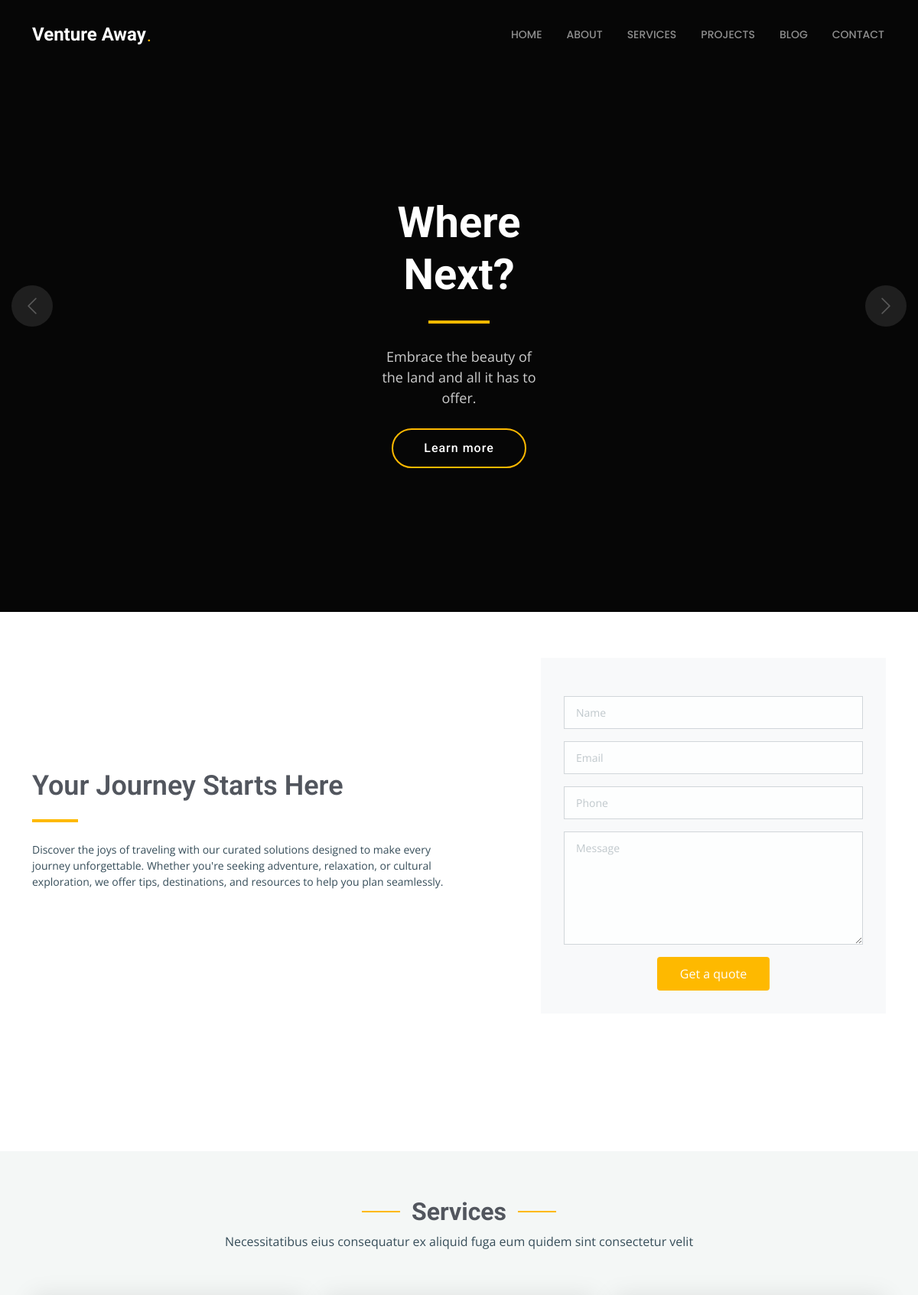
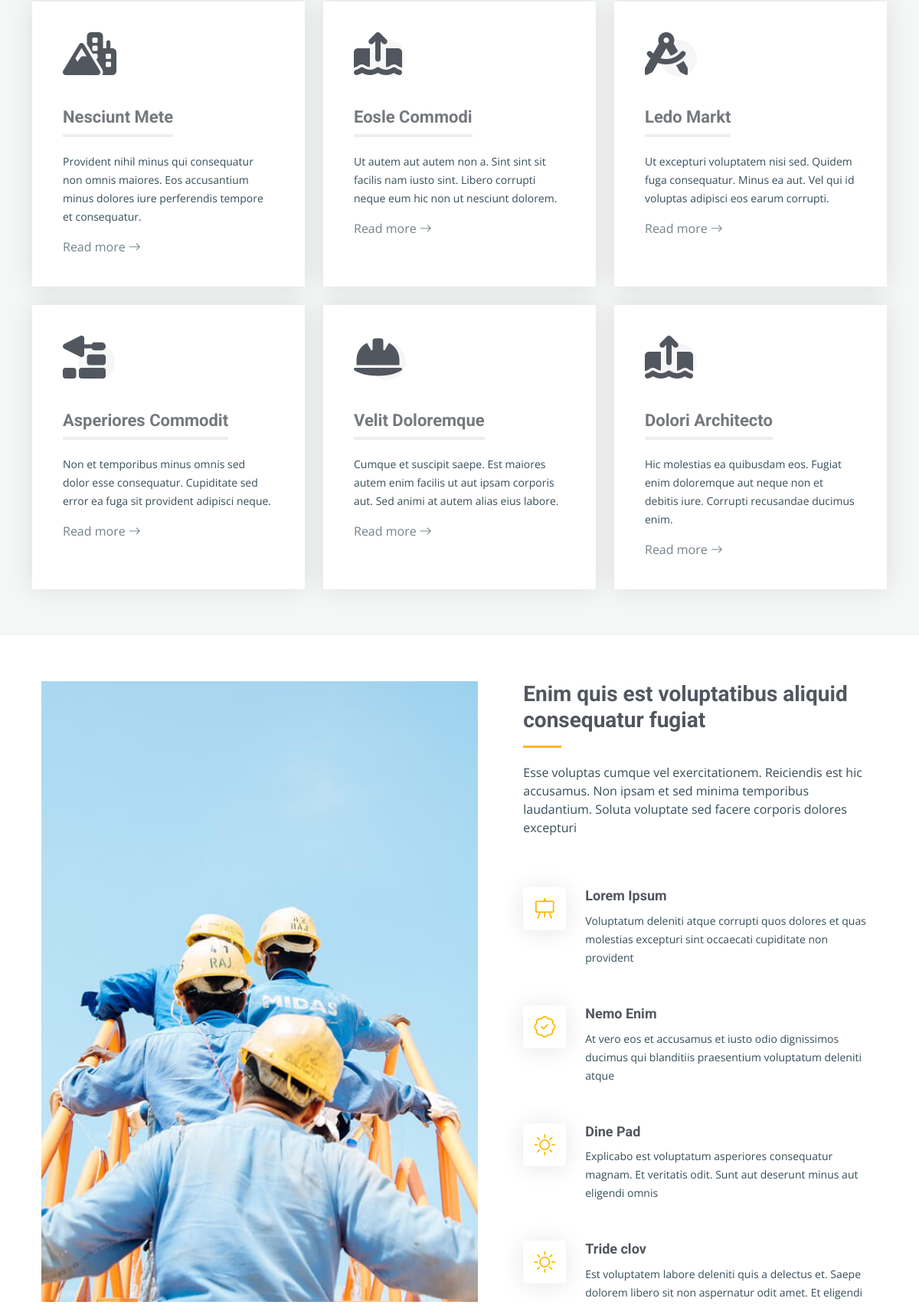
The page /venture/ (upper part) on the database its author committed (2 pictures, top to bottom).
### venture/models.py (models this page shows, shortened)
class Slider(models.Model):
    slider_title = models.CharField(max_length=100)
    slider_desc = models.TextField()
    slider_btn = models.CharField(max_length=50)
    slider_image = models.ImageField(upload_to="slides/", default="slides/default.png")

class Quote(models.Model):
    quote_title = models.CharField(max_length=100)
    quote_desc = models.TextField()
    quote_head = models.CharField(max_length=50, default="Quote")
    quote_sub = models.CharField(max_length=50, default="Quote")

### venture/views.py (the view)
# urls.py: 2. Add a URL to urlpatterns:  path('', views.home, name='home')
def home(request):
    sliders = Slider.objects.all()
    quotes = Quote.objects.all()
    return render(request, 'home.html', {'sliders': sliders, 'quotes': quotes})

### venture/templates/home.html (shortened to what this page needs)
{% extends 'layout.html' %}
{% load static %}
{% block code %}
  <main class="main">
    <section id="hero" class="hero section dark-background">
        {% for slider in sliders %}
      <div class="info d-flex align-items-center">
        <div class="container">
          <div class="row justify-content-center"  data-aos="fade-up" data-aos-delay="100">
            <div class="col-lg-6 text-center">
              <h2>{{ slider.slider_title }}</h2>
              <p>{{ slider.slider_desc }}</p>
              <a href="#get-started" class="btn-get-started">{{ slider.slider_btn }}</a>
            </div>
          </div>
        </div>
      </div>
      <div id="hero-carousel" class="carousel slide" data-bs-ride="carousel" data-bs-interval="5000">
        {% endfor %}
        <a class="carousel-control-prev" href="#hero-carousel" role="button" data-bs-slide="prev">
          <span class="carousel-control-prev-icon bi bi-chevron-left" aria-hidden="true"></span>
        </a>
        <a class="carousel-control-next" href="#hero-carousel" role="button" data-bs-slide="next">
          <span class="carousel-control-next-icon bi bi-chevron-right" aria-hidden="true"></span>
        </a>
      </div>
    </section>
    <section id="get-started" class="get-started section">
      <div class="container">
        <div class="row justify-content-between gy-4">
            {% for quote in quotes %}
          <div class="col-lg-6 d-flex align-items-center" data-aos="zoom-out" data-aos-delay="100">
            <div class="content">
              <h3>{{ quote.quote_title }}</h3>
              <p>{{ quote.quote_desc }}
              </p>
            </div>
          </div>
            {% endfor %}
          <div class="col-lg-5" data-aos="zoom-out" data-aos-delay="200">
            <form action="" method="post" class="php-email-form" enctype="multipart/form-data">
              <div class="row gy-3">
                <div class="col-12">
                  <input type="text" name="name" class="form-control" placeholder="Name" required="">
                </div>
                <div class="col-12 ">
                  <input type="email" class="form-control" name="email" placeholder="Email" required="">
                </div>
                <div class="col-12">
                  <input type="text" class="form-control" name="phone" placeholder="Phone" required="">
                </div>
                <div class="col-12">
                  <textarea class="form-control" name="message" rows="6" placeholder="Message" required=""></textarea>
                </div>
                <div class="col-12 text-center">
                  <button type="submit">Get a quote</button>
                </div>
              </div>
            </form>
          </div>
        </div>
      </div>
    </section>
    <section id="constructions" class="constructions section">
    </section>
    <section id="services" class="services section light-background">
      <div class="container section-title" data-aos="fade-up">
        <h2>Services</h2>
        <p>Necessitatibus eius consequatur ex aliquid fuga eum quidem sint consectetur velit</p>
      </div>
      <div class="container">
        <div class="row gy-4">
          <div class="col-lg-4 col-md-6" data-aos="fade-up" data-aos-delay="100">
            <div class="service-item  position-relative">
              <div class="icon">
                <i class="fa-solid fa-mountain-city"></i>
              </div>
              <h3>Nesciunt Mete</h3>
              <p>Provident nihil minus qui consequatur non omnis maiores. Eos accusantium minus dolores iure perferendis tempore et consequatur.</p>
              <a href="#" class="readmore stretched-link">Read more <i class="bi bi-arrow-right"></i></a>
            </div>
          </div>
          <div class="col-lg-4 col-md-6" data-aos="fade-up" data-aos-delay="200">
            <div class="service-item position-relative">
              <div class="icon">
                <i class="fa-solid fa-arrow-up-from-ground-water"></i>
              </div>
              <h3>Eosle Commodi</h3>
              <p>Ut autem aut autem non a. Sint sint sit facilis nam iusto sint. Libero corrupti neque eum hic non ut nesciunt dolorem.</p>
              <a href="#" class="readmore stretched-link">Read more <i class="bi bi-arrow-right"></i></a>
            </div>
          </div>
          <div class="col-lg-4 col-md-6" data-aos="fade-up" data-aos-delay="300">
            <div class="service-item position-relative">
              <div class="icon">
                <i class="fa-solid fa-compass-drafting"></i>
              </div>
              <h3>Ledo Markt</h3>
              <p>Ut excepturi voluptatem nisi sed. Quidem fuga consequatur. Minus ea aut. Vel qui id voluptas adipisci eos earum corrupti.</p>
              <a href="#" class="readmore stretched-link">Read more <i class="bi bi-arrow-right"></i></a>
            </div>
          </div>
          <div class="col-lg-4 col-md-6" data-aos="fade-up" data-aos-delay="400">
            <div class="service-item position-relative">
              <div class="icon">
                <i class="fa-solid fa-trowel-bricks"></i>
              </div>
              <h3>Asperiores Commodit</h3>
              <p>Non et temporibus minus omnis sed dolor esse consequatur. Cupiditate sed error ea fuga sit provident adipisci neque.</p>
              <a href="#" class="readmore stretched-link">Read more <i class="bi bi-arrow-right"></i></a>
            </div>
          </div>
          <div class="col-lg-4 col-md-6" data-aos="fade-up" data-aos-delay="500">
            <div class="service-item position-relative">
              <div class="icon">
                <i class="fa-solid fa-helmet-safety"></i>
              </div>
              <h3>Velit Doloremque</h3>
              <p>Cumque et suscipit saepe. Est maiores autem enim facilis ut aut ipsam corporis aut. Sed animi at autem alias eius labore.</p>
              <a href="#" class="readmore stretched-link">Read more <i class="bi bi-arrow-right"></i></a>
            </div>
          </div>
          <div class="col-lg-4 col-md-6" data-aos="fade-up" data-aos-delay="600">
            <div class="service-item position-relative">
              <div class="icon">
                <i class="fa-solid fa-arrow-up-from-ground-water"></i>
              </div>
              <h3>Dolori Architecto</h3>
              <p>Hic molestias ea quibusdam eos. Fugiat enim doloremque aut neque non et debitis iure. Corrupti recusandae ducimus enim.</p>
              <a href="#" class="readmore stretched-link">Read more <i class="bi bi-arrow-right"></i></a>
            </div>
          </div>
        </div>
      </div>
    </section>
    <section id="alt-services" class="alt-services section">
      <div class="container">
        <div class="row justify-content-around gy-4">
          <div class="features-image col-lg-6" data-aos="fade-up" data-aos-delay="100"><img src="assets/img/alt-services.jpg" alt=""></div>
          <div class="col-lg-5 d-flex flex-column justify-content-center" data-aos="fade-up" data-aos-delay="200">
            <h3>Enim quis est voluptatibus aliquid consequatur fugiat</h3>
            <p>Esse voluptas cumque vel exercitationem. Reiciendis est hic accusamus. Non ipsam et sed minima temporibus laudantium. Soluta voluptate sed facere corporis dolores excepturi</p>
            <div class="icon-box d-flex position-relative" data-aos="fade-up" data-aos-delay="300">
              <i class="bi bi-easel flex-shrink-0"></i>
              <div>
                <h4><a href="" class="stretched-link">Lorem Ipsum</a></h4>
                <p>Voluptatum deleniti atque corrupti quos dolores et quas molestias excepturi sint occaecati cupiditate non provident</p>
              </div>
            </div>
            <div class="icon-box d-flex position-relative" data-aos="fade-up" data-aos-delay="400">
              <i class="bi bi-patch-check flex-shrink-0"></i>
              <div>
                <h4><a href="" class="stretched-link">Nemo Enim</a></h4>
                <p>At vero eos et accusamus et iusto odio dignissimos ducimus qui blanditiis praesentium voluptatum deleniti atque</p>
              </div>
            </div>
            <div class="icon-box d-flex position-relative" data-aos="fade-up" data-aos-delay="500">
              <i class="bi bi-brightness-high flex-shrink-0"></i>
              <div>
                <h4><a href="" class="stretched-link">Dine Pad</a></h4>
                <p>Explicabo est voluptatum asperiores consequatur magnam. Et veritatis odit. Sunt aut deserunt minus aut eligendi omnis</p>
              </div>
            </div>
            <div class="icon-box d-flex position-relative" data-aos="fade-up" data-aos-delay="600">
              <i class="bi bi-brightness-high flex-shrink-0"></i>
              <div>
                <h4><a href="" class="stretched-link">Tride clov</a></h4>
                <p>Est voluptatem labore deleniti quis a delectus et. Saepe dolorem libero sit non aspernatur odit amet. Et eligendi</p>
              </div>
            </div>
          </div>
        </div>
      </div>
    </section>
  </main>
{% endblock %}

### venture/templates/layout.html (shortened to what this page needs)
{% load static %}
<!DOCTYPE html>
<html>
    <head>
      <link href="{% static 'assets/vendor/bootstrap/css/bootstrap.min.css'%}" rel="stylesheet">
      <link href="{% static 'assets/vendor/bootstrap-icons/bootstrap-icons.css' %}" rel="stylesheet">
      <link href="{% static 'assets/vendor/aos/aos.css' %}" rel="stylesheet">
      <link href="{% static 'assets/vendor/fontawesome-free/css/all.min.css' %}" rel="stylesheet">
      <link href="{% static 'assets/vendor/glightbox/css/glightbox.min.css' %}" rel="stylesheet">
      <link href="{% static 'assets/vendor/swiper/swiper-bundle.min.css' %}" rel="stylesheet">
      <link href="{% static 'assets/css/main.css' %}" rel="stylesheet">
    </head>
    <body>
        <header id="header" class="header d-flex align-items-center fixed-top">
        <div class="container-fluid container-xl position-relative d-flex align-items-center justify-content-between">
          <a href="{% url 'venture:home' %}" class="logo d-flex align-items-center">
            <h1 class="sitename">Venture Away</h1> <span>.</span>
          </a>
          <nav id="navmenu" class="navmenu">
            <ul>
              <li><a href="{% url 'venture:home' %}">Home</a></li>
              <li><a href="{% url 'venture:about' %}">About</a></li>
              <li><a href="{% url 'venture:services' %}">Services</a></li>
              <li><a href="{% url 'venture:projects' %}">Projects</a></li>
              <li><a href="{% url 'venture:blog' %}">Blog</a></li>
              <li><a href="{% url 'venture:contact' %}">Contact</a></li>
            </ul>
          </nav>
        </div>
      </header>
        {% block code %}
        {% endblock %}
    </body>
</html>

### rows shown on the page
Slider: slider_title "Where Next?", slider_desc "Embrace the beauty of the land and all it has to offer.", slider_btn "Learn more"
Quote: quote_title "Your Journey Starts Here", quote_desc "Discover the joys of traveling with our curated solutions designed to make every journey unforgettable. Whether you're seeking adventure, relaxation, or cultural exploration, we offer tips, destinations, and resources to help you plan seamlessly."
